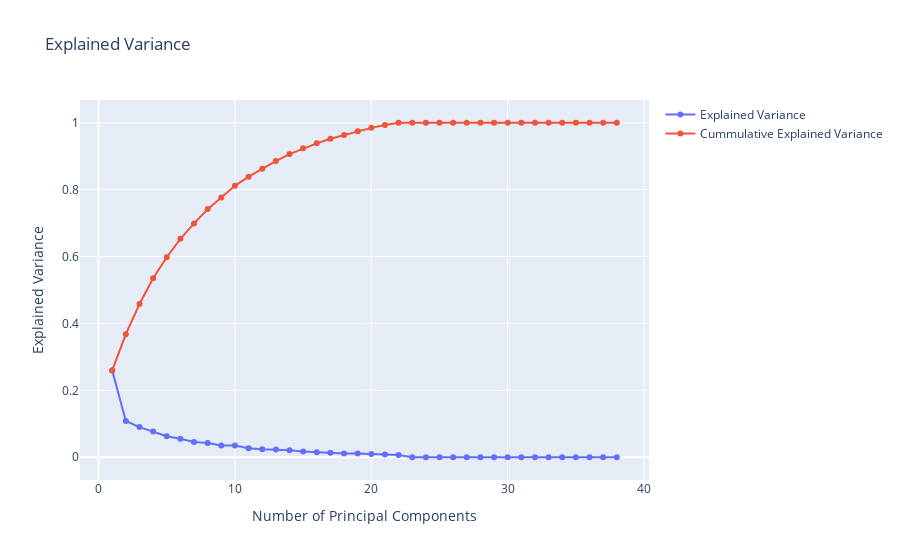

This figure's notebook cell:
### Code cell
# scale the data
scaler = StandardScaler()
df_scaled = scaler.fit_transform(df)

# apply PCA
pca = PCA()
pca.fit(df_scaled)

# plotly chart of explained variance
fig = go.Figure()
fig.add_trace(go.Scatter(
    x=np.arange(1, len(pca.explained_variance_ratio_) + 1),
    y=pca.explained_variance_ratio_,
    mode="lines+markers",
    name="Explained Variance"
))
fig.add_trace(go.Scatter(
    x=np.arange(1, len(pca.explained_variance_ratio_) + 1),
    y=np.cumsum(pca.explained_variance_ratio_),
    mode="lines+markers",
    name="Cummulative Explained Variance"
))
fig.update_layout(title="Explained Variance", xaxis_title="Number of Principal Components", yaxis_title="Explained Variance")
fig.show()

### Figure 1 — Plotly figure (JSON) as saved in the notebook; plotly's stock layout.template omitted (floating-point values rounded to 4 significant figures)
{"data": [{"mode": "lines+markers", "name": "Explained Variance", "type": "scatter", "x": [1, 2, 3, 4, 5, 6, 7, 8, 9, 10, 11, 12, 13, 14, 15, 16, 17, 18, 19, 20, 21, 22, 23, 24, 25, 26, 27, 28, 29, 30, 31, 32, 33, 34, 35, 36, 37, 38], "y": [0.2597, 0.1083, 0.09019, 0.07717, 0.06267, 0.05509, 0.04586, 0.04284, 0.0349, 0.03478, 0.02724, 0.02384, 0.02305, 0.02064, 0.01715, 0.01504, 0.01381, 0.01149, 0.01101, 0.009968, 0.008421, 0.00677, 9.989e-05, 2.562e-29, 5.122e-32, 5.819e-33, 4.892e-33, 2.714e-33, 2.114e-33, 1.383e-33, 1.383e-33, 1.383e-33, 1.383e-33, 1.383e-33, 1.383e-33, 1.383e-33, 7.385e-34, 3.912e-34]}, {"mode": "lines+markers", "name": "Cummulative Explained Variance", "type": "scatter", "x": [1, 2, 3, 4, 5, 6, 7, 8, 9, 10, 11, 12, 13, 14, 15, 16, 17, 18, 19, 20, 21, 22, 23, 24, 25, 26, 27, 28, 29, 30, 31, 32, 33, 34, 35, 36, 37, 38], "y": [0.2597, 0.368, 0.4582, 0.5353, 0.598, 0.6531, 0.699, 0.7418, 0.7767, 0.8115, 0.8387, 0.8626, 0.8856, 0.9062, 0.9234, 0.9384, 0.9522, 0.9637, 0.9747, 0.9847, 0.9931, 0.9999, 1, 1, 1, 1, 1, 1, 1, 1, 1, 1, 1, 1, 1, 1, 1, 1]}], "layout": {"title": {"text": "Explained Variance"}, "xaxis": {"title": {"text": "Number of Principal Components"}}, "yaxis": {"title": {"text": "Explained Variance"}}}}
